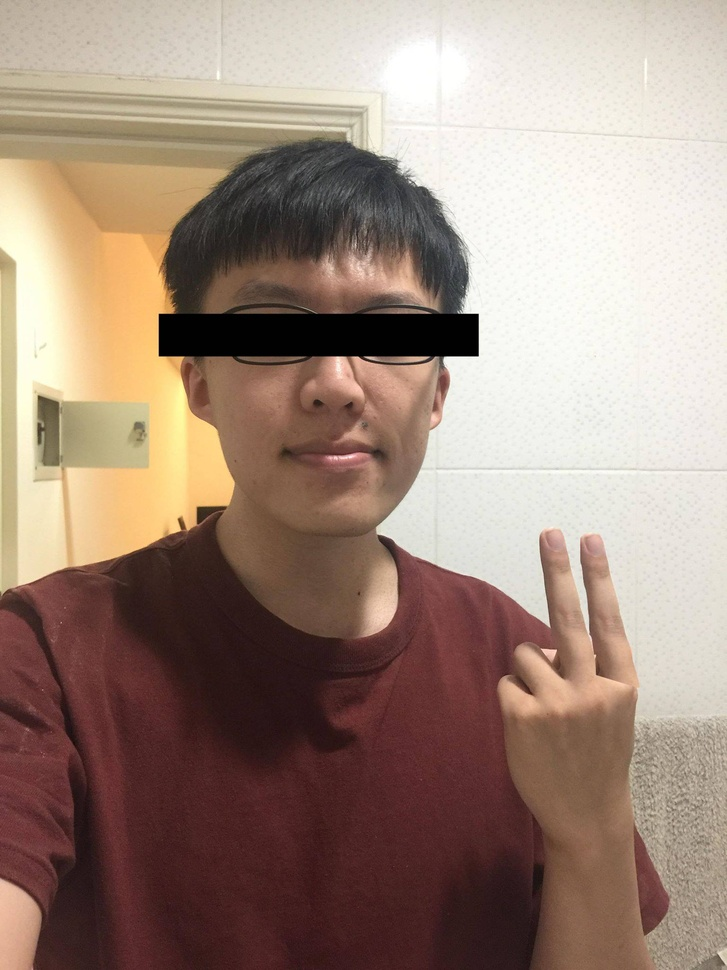
#> input picture me.jpg, 727 x 970 px, shrunk from 1536 x 2048 before the run
$ jupyter execute --allow-errors hw3.ipynb
#> lines starting #> are read from the running program, lines starting #| are printed output that depends on the picture
[cell 1]
# -*- coding: utf-8 -*-

[cell 2]
import sys
import cv2
import numpy as np
from matplotlib import pyplot as plt
#from google.colab import drive
#drive.mount('/content/drive')

#主函數
#> (the rest of this cell did not finish here and is left out)

[cell 3]
image2 = cv2.imread('me.jpg', cv2.IMREAD_COLOR)#default
#> image2 is the input picture: shape (970, 727, 3); mean B, G, R 122.9, 136.2, 158.4
# plt.imshow(image2)
plt.imshow(cv2.cvtColor(image2,cv2.COLOR_BGR2RGB))
plt.show()

[cell 4]
image3 = cv2.imread('me.jpg', cv2.IMREAD_UNCHANGED)#including alpha channel
plt.imshow(cv2.cvtColor(image3,cv2.COLOR_BGR2RGB))
plt.show()

[cell 5]
image4 = cv2.imread('me.jpg', 0)# -1 0 1 2 3 4....................
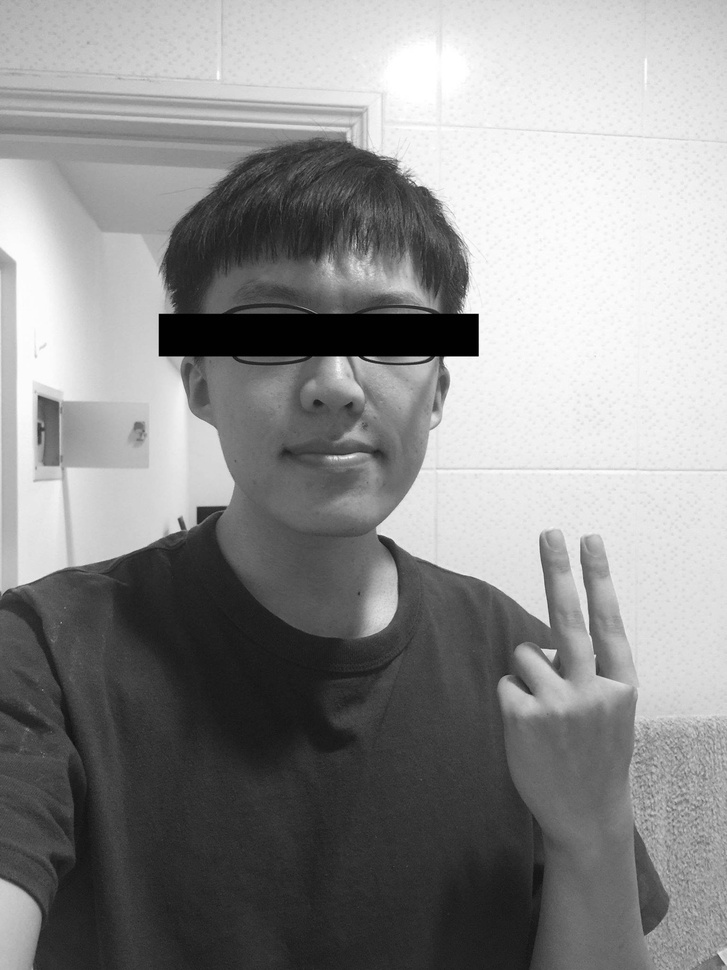
#> image4: shape (970, 727); min 0, max 255, mean 141.3
plt.imshow(image4)
plt.title('invert')
plt.xticks([])
plt.yticks([])
plt.show()

[cell 6]
image5 = cv2.imread('me.jpg')
gray = cv2.cvtColor(image5, cv2.COLOR_BGR2GRAY)
gray

[cell 7]
plt.imshow(gray,cmap='gray')
plt.title('gray')
plt.xticks([])
plt.yticks([])
plt.show()

[cell 8]
image6 = cv2.imread('me.jpg')
b,g,r = cv2.split(image6)#slow
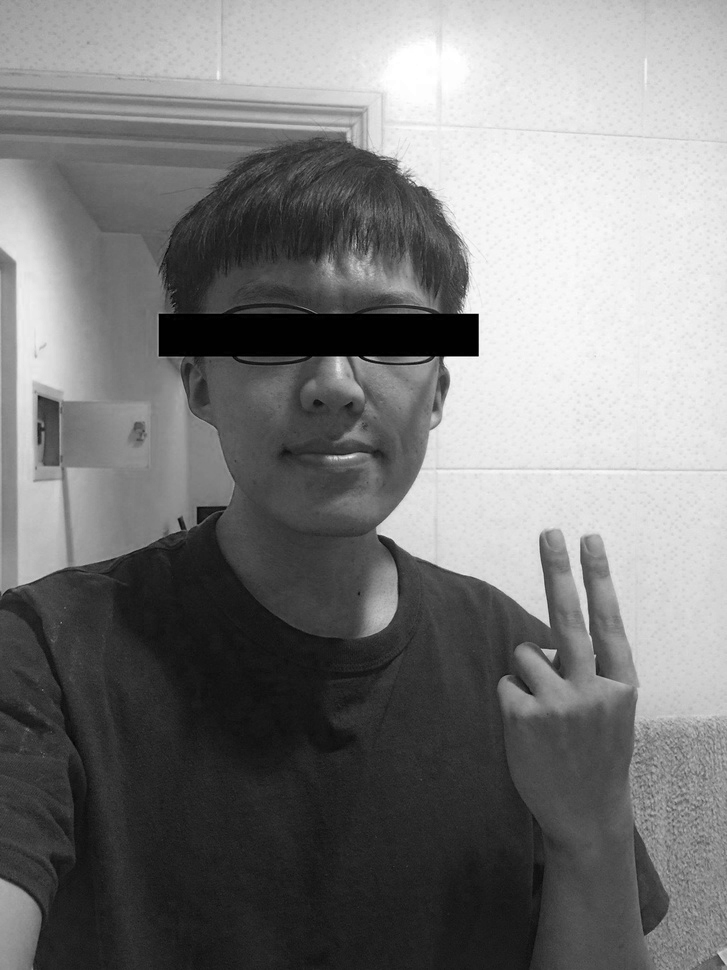
#> b: shape (970, 727); min 0, max 255, mean 122.9
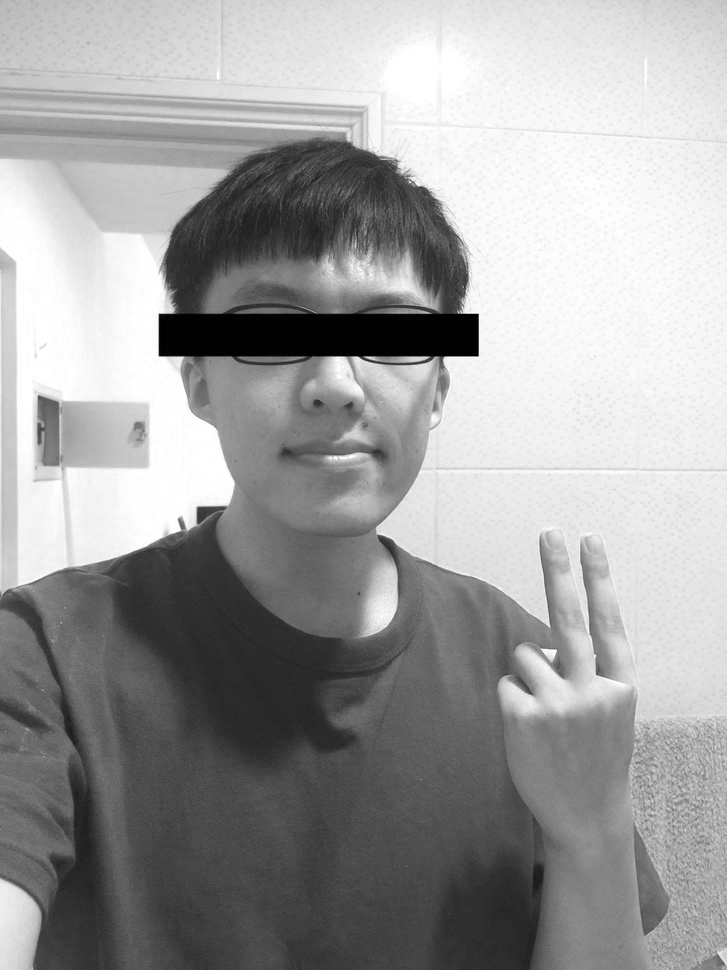
#> r: shape (970, 727); min 0, max 255, mean 158.4
img = cv2.merge((r,g,b))#slow
plt.imshow(img)
plt.title('color')
plt.xticks([])
plt.yticks([])
plt.show()
